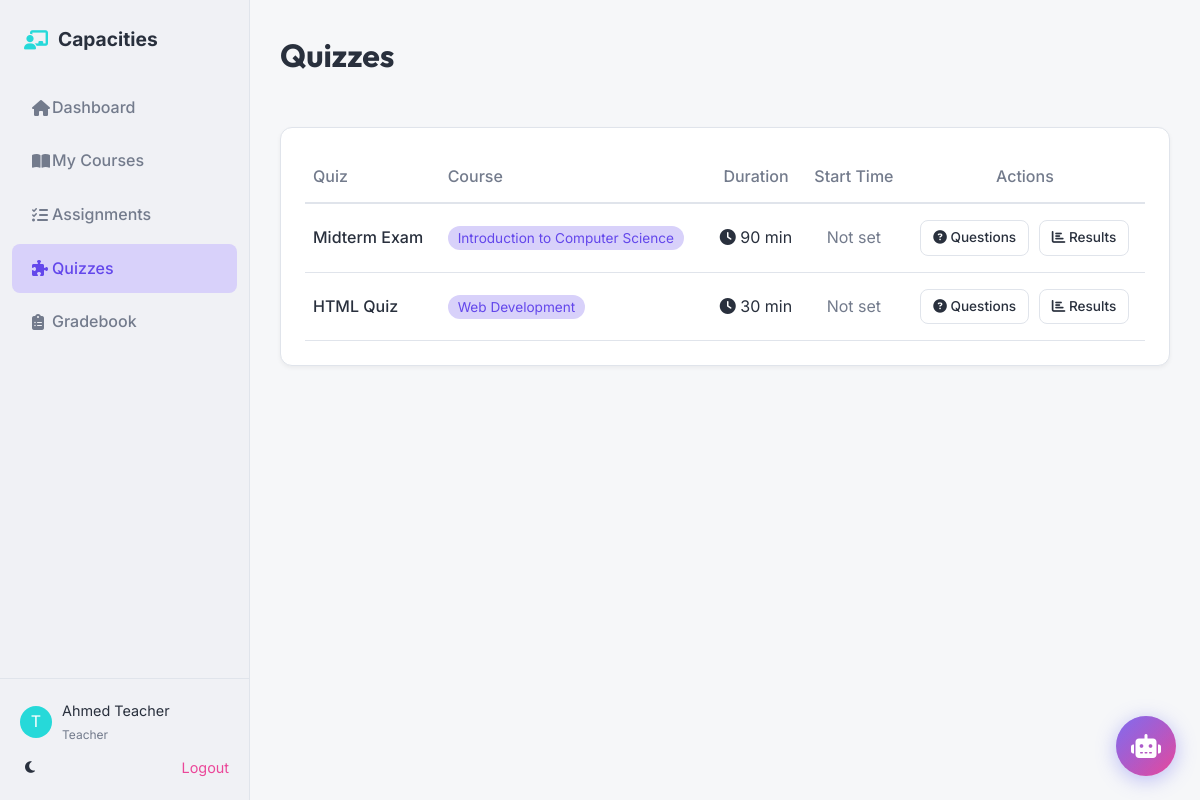
Page /teacher/quizzes (signed in) on the committed database.
### tables this page shows
CREATE TABLE `quizzes` (
  `id` INT UNSIGNED NOT NULL AUTO_INCREMENT,
  `course_id` INT UNSIGNED NOT NULL,
  `title` VARCHAR(200) NOT NULL,
  `description` TEXT NULL,
  `duration_minutes` INT NOT NULL DEFAULT 60,
  `start_time` DATETIME NULL,
  `end_time` DATETIME NULL,
  `created_at` TIMESTAMP DEFAULT CURRENT_TIMESTAMP,
  PRIMARY KEY (`id`),
  CONSTRAINT `fk_quizzes_course`
    FOREIGN KEY (`course_id`)
    REFERENCES `courses` (`id`)
    ON DELETE CASCADE
);

### app/Controllers/QuizController.php (called while the page is built, shortened)
<?php
class QuizController {
    private $quizModel;
    private $courseModel;
    public function __construct() {
        $this->quizModel = new Quiz();
        $this->courseModel = new Course();
    }
    public function index($courseId = null) {
        $userId = Session::get('user_id');
        $urlPath = $_SERVER['REQUEST_URI'] ?? '';
        if (strpos($urlPath, '/teacher/') !== false) {
            $viewRole = 'teacher';
        } elseif (strpos($urlPath, '/student/') !== false) {
            $viewRole = 'student';
        } else {
            $viewRole = Session::get('role') ?: 'student';
        }
        if ($courseId) {
            $quizzes = $this->quizModel->getByCourse($courseId);
            $course = $this->courseModel->findById($courseId);
        } else {
            if ($viewRole === 'teacher') {
                $courses = $this->courseModel->getByTeacher($userId);
                $quizzes = [];
                foreach ($courses as $course) {
                    $courseQuizzes = $this->quizModel->getByCourse($course['id']);
                    foreach ($courseQuizzes as $quiz) {
                        $quiz['course_title'] = $course['title'];
                        $quizzes[] = $quiz;
                    }
                }
            }
            $course = null;
        }
        $layout = $viewRole === 'teacher' ? 'sidebar-teacher' : 'sidebar-student';
        view($viewRole . '/quizzes/index', [
            'quizzes' => $quizzes,
            'course' => $course
        ], $layout);
    }
}

### index.php (called while the page is built)
<?php
require_once 'public/index.php';

### app/Config/Database.php (called while the page is built, shortened)
<?php
class Database {
    private static $connection = null;
    public static function connect() {
        if (self::$connection === null) {
            try {
                $dsn = "mysql:host=" . DB_HOST . ";dbname=" . DB_NAME . ";charset=" . DB_CHAR;
                $options = [
                    PDO::ATTR_ERRMODE => PDO::ERRMODE_EXCEPTION,
                    PDO::ATTR_DEFAULT_FETCH_MODE => PDO::FETCH_ASSOC,
                    PDO::ATTR_EMULATE_PREPARES => false,
                ];
                self::$connection = new PDO($dsn, DB_USER, DB_PASS, $options);
            } catch (PDOException $e) {
                if (DEBUG) {
                    die("Database Connection Error: " . $e->getMessage());
                } else {
                    die("System Error: Could not connect to the database.");
                }
            }
        }
        return self::$connection;
    }
}

### app/Libraries/Session.php (called while the page is built, shortened)
<?php
class Session {
    public static function get($key) {
        return isset($_SESSION[$key]) ? $_SESSION[$key] : null;
    }
}

### app/Models/Course.php (called while the page is built, shortened)
<?php
require_once APP . '/Config/Database.php';
class Course {
    private $db;
    public function __construct() {
        $this->db = Database::connect();
    }
    public function getByTeacher($teacherId) {
        $sql = "SELECT * FROM courses WHERE teacher_id = :teacher_id AND status != 'archived'";
        $stmt = $this->db->prepare($sql);
        $stmt->execute([':teacher_id' => $teacherId]);
        return $stmt->fetchAll();
    }
}

### app/Models/Quiz.php (called while the page is built, shortened)
<?php
require_once APP . '/Config/Database.php';
class Quiz {
    private $db;
    public function __construct() {
        $this->db = Database::connect();
    }
    public function getByCourse($courseId) {
        $sql = "SELECT * FROM quizzes WHERE course_id = :course_id ORDER BY created_at DESC";
        $stmt = $this->db->prepare($sql);
        $stmt->execute([':course_id' => $courseId]);
        return $stmt->fetchAll();
    }
}

### views/teacher/quizzes/index.php (the view, shortened to what this page needs)
<div class="main-header">
    <h1>Quizzes</h1>
</div>
<?php if (empty($quizzes)): ?>
<div class="card" style="text-align: center; padding: 60px 20px;">
    <i class="fas fa-clock" style="font-size: 4rem; color: var(--text-muted); margin-bottom: 20px;"></i>
    <h3 style="color: var(--text-muted); margin-bottom: 10px;">No Quizzes Yet</h3>
    <p style="color: var(--text-muted); margin-bottom: 20px;">Create quizzes for your courses to test student knowledge.</p>
    <a href="<?= APP_URL ?>/teacher/courses" class="btn btn-primary">
        <i class="fas fa-book"></i> View Courses
    </a>
</div>
<?php else: ?>
<div class="card">
    <table style="width: 100%; border-collapse: collapse;">
        <thead>
            <tr style="border-bottom: 2px solid var(--border-color);">
                <th style="text-align: left; padding: 12px 8px; color: var(--text-muted); font-weight: 500;">Quiz</th>
                <th style="text-align: left; padding: 12px 8px; color: var(--text-muted); font-weight: 500;">Course</th>
                <th style="text-align: center; padding: 12px 8px; color: var(--text-muted); font-weight: 500;">Duration</th>
                <th style="text-align: center; padding: 12px 8px; color: var(--text-muted); font-weight: 500;">Start Time</th>
                <th style="text-align: center; padding: 12px 8px; color: var(--text-muted); font-weight: 500;">Actions</th>
            </tr>
        </thead>
        <tbody>
            <?php foreach ($quizzes as $quiz): ?>
            <tr style="border-bottom: 1px solid var(--border-color);">
                <td style="padding: 16px 8px;">
                    <div style="font-weight: 500;"><?= htmlspecialchars($quiz['title']) ?></div>
                </td>
                <td style="padding: 16px 8px;">
                    <span style="background: var(--primary-light); color: var(--primary); padding: 4px 10px; border-radius: 12px; font-size: 0.85rem;">
                        <?= htmlspecialchars($quiz['course_title'] ?? 'N/A') ?>
                    </span>
                </td>
                <td style="padding: 16px 8px; text-align: center;">
                    <i class="fas fa-clock"></i> <?= $quiz['duration_minutes'] ?? 30 ?> min
                </td>
                <td style="padding: 16px 8px; text-align: center;">
                    <?php if (!empty($quiz['start_time'])): ?>
                    <?= date('M d, H:i', strtotime($quiz['start_time'])) ?>
                    <?php else: ?>
                    <span style="color: var(--text-muted);">Not set</span>
                    <?php endif; ?>
                </td>
                <td style="padding: 16px 8px; text-align: center;">
                    <a href="<?= APP_URL ?>/teacher/quizzes/questions/<?= $quiz['id'] ?>"
                       class="btn btn-outline" style="padding: 6px 12px; font-size: 0.85rem; margin-right: 5px;">
                        <i class="fas fa-question-circle"></i> Questions
                    </a>
                    <a href="<?= APP_URL ?>/teacher/quizzes/results/<?= $quiz['id'] ?>"
                       class="btn btn-outline" style="padding: 6px 12px; font-size: 0.85rem;">
                        <i class="fas fa-chart-bar"></i> Results
                    </a>
                </td>
            </tr>
            <?php endforeach; ?>
        </tbody>
    </table>
</div>
<?php endif; ?>

### public/assets/css/main.css (style rules this page uses)
* { box-sizing: border-box; margin: 0; padding: 0; }
body { font-family: var(--font-body); background-color: var(--bg-body); color: var(--text-main); transition: background-color 0.3s ease, color 0.3s ease; line-height: 1.6; }
h1, h2, h3, h4, h5, h6 { font-family: var(--font-heading); margin-bottom: 1rem; font-weight: 700; }
a { text-decoration: none; color: inherit; }
.card { background: var(--bg-card); border-radius: var(--radius); padding: 24px; box-shadow: var(--shadow-sm); border: 1px solid var(--border-color); transition: transform 0.2s ease, box-shadow 0.2s ease; }
.btn { display: inline-block; padding: 10px 24px; border-radius: 8px; font-weight: 500; cursor: pointer; transition: all 0.2s; border: none; font-size: 0.95rem; }
.btn-outline { border: 1px solid var(--border-color); background: transparent; color: var(--text-main); }
.main-header { display: flex; justify-content: space-between; align-items: center; margin-bottom: 30px; }

### public/assets/css/theme.css (style rules this page uses)
:root { --primary-hue: 250; --primary: hsl(var(--primary-hue), 80%, 60%); --primary-hover: hsl(var(--primary-hue), 80%, 50%); --primary-light: hsl(var(--primary-hue), 80%, 90%); --secondary-hue: 180; --secondary: hsl(var(--secondary-hue), 70%, 50%); --accent-hue: 330; --accent: hsl(var(--accent-hue), 80%, 60%); --bg-body: hsl(220, 20%, 97%); --bg-card: hsl(0, 0%, 100%); --bg-sidebar: hsl(220, 20%, 95%); --text-main: hsl(220, 20%, 20%); --text-muted: hsl(220, 10%, 50%); --text-light: hsl(220, 10%, 90%); --border-color: hsl(220, 20%, 90%); --shadow-sm: 0 2px 4px rgba(0, 0, 0, 0.05); --shadow-md: 0 4px 6px rgba(0, 0, 0, 0.1); --shadow-lg: 0 10px 15px rgba(0, 0, 0, 0.1); --radius: 12px; --font-heading: "Outfit", sans-serif; --font-body: "Inter", sans-serif; --header-height: 70px; --sidebar-width: 250px; }

### rows in the picture
quizzes: title "Midterm Exam", course_title "Introduction to Computer Science", duration_minutes "90", shows "Not set"
quizzes: title "HTML Quiz", course_title "Web Development", duration_minutes "30", shows "Not set"

### other values in the picture
Session::get('user_name') "Ahmed Teacher"
